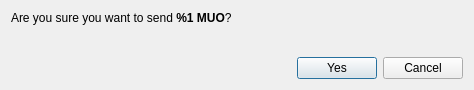
<?xml version="1.0" encoding="UTF-8"?>
<ui version="4.0">
 <class>ConfirmSendDialog</class>
 <widget class="QDialog" name="ConfirmSendDialog">
  <property name="windowModality">
   <enum>Qt::ApplicationModal</enum>
  </property>
  <property name="geometry">
   <rect>
    <x>0</x>
    <y>0</y>
    <width>474</width>
    <height>90</height>
   </rect>
  </property>
  <property name="windowTitle">
   <string>Confirm sending %1 MUO</string>
  </property>
  <layout class="QVBoxLayout" name="verticalLayout">
   <item>
    <layout class="QVBoxLayout" name="verticalLayout_2">
     <item>
      <widget class="QLabel" name="m_confirmLabel">
       <property name="text">
        <string>&lt;html&gt;&lt;head/&gt;&lt;body&gt;&lt;p&gt;Are you sure you want to send &lt;strong&gt;%1 MUO&lt;/strong&gt;?&lt;/p&gt;&lt;/body&gt;&lt;/html&gt;</string>
       </property>
       <property name="textFormat">
        <enum>Qt::RichText</enum>
       </property>
      </widget>
     </item>
     <item>
      <widget class="QLabel" name="m_paymentIdLabel">
       <property name="text">
        <string/>
       </property>
       <property name="textFormat">
        <enum>Qt::RichText</enum>
       </property>
      </widget>
     </item>
    </layout>
   </item>
   <item>
    <spacer name="verticalSpacer">
     <property name="orientation">
      <enum>Qt::Vertical</enum>
     </property>
     <property name="sizeHint" stdset="0">
      <size>
       <width>20</width>
       <height>40</height>
      </size>
     </property>
    </spacer>
   </item>
   <item>
    <layout class="QHBoxLayout" name="horizontalLayout_2">
     <item>
      <spacer name="horizontalSpacer">
       <property name="orientation">
        <enum>Qt::Horizontal</enum>
       </property>
       <property name="sizeHint" stdset="0">
        <size>
         <width>40</width>
         <height>20</height>
        </size>
       </property>
      </spacer>
     </item>
     <item>
      <widget class="QPushButton" name="m_okButton">
       <property name="text">
        <string>Yes</string>
       </property>
       <property name="icon">
        <iconset resource="../../resources.qrc">
         <normaloff>:/icons/transaction</normaloff>:/icons/transaction</iconset>
       </property>
      </widget>
     </item>
     <item>
      <widget class="QPushButton" name="m_cancelButton">
       <property name="text">
        <string>Cancel</string>
       </property>
       <property name="icon">
        <iconset resource="../../resources.qrc">
         <normaloff>:/icons/cancel</normaloff>:/icons/cancel</iconset>
       </property>
      </widget>
     </item>
    </layout>
   </item>
  </layout>
 </widget>
 <resources>
  <include location="../../resources.qrc"/>
 </resources>
 <connections>
  <connection>
   <sender>m_okButton</sender>
   <signal>clicked()</signal>
   <receiver>ConfirmSendDialog</receiver>
   <slot>accept()</slot>
   <hints>
    <hint type="sourcelabel">
     <x>500</x>
     <y>62</y>
    </hint>
    <hint type="destinationlabel">
     <x>276</x>
     <y>44</y>
    </hint>
   </hints>
  </connection>
  <connection>
   <sender>m_cancelButton</sender>
   <signal>clicked()</signal>
   <receiver>ConfirmSendDialog</receiver>
   <slot>reject()</slot>
   <hints>
    <hint type="sourcelabel">
     <x>417</x>
     <y>62</y>
    </hint>
    <hint type="destinationlabel">
     <x>276</x>
     <y>44</y>
    </hint>
   </hints>
  </connection>
 </connections>
</ui>
